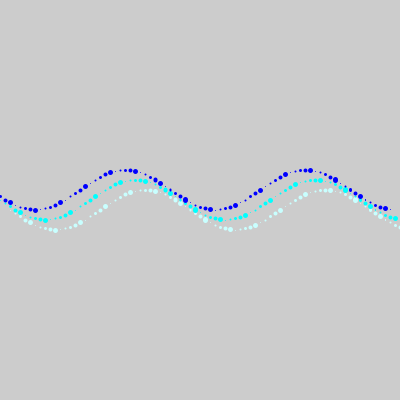
Frame 1 (no input)
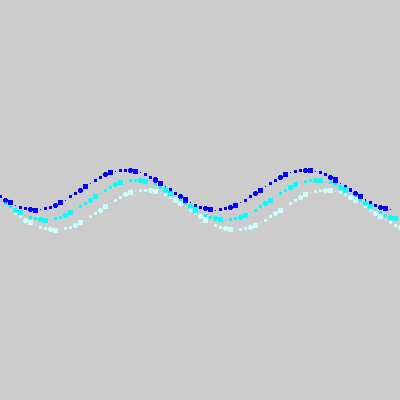
Frame 60 (the mouse pressed at the canvas centre just before this capture)
Frame 120 (the mouse held since frame 60 and released just before this capture): identical to frame 60, image omitted

The Processing sketch that drew these frames (run headless with seeded random() and noise(); from frame 60 on, the mouse is pressed at the canvas centre):

// Processing sketch: exercise_5
// ── exercise_5.pde
void setup() {
  size(400,400);
}

void draw() {
  float angle = 0.0;
  float scaleVal = 20.0;
  float angleInc = PI/18.0;
  float offset = 200;
  int i=1;
  smooth();
  
  // blue wave
  for (int x=0; x<=400; x+=5) {
    float y = offset + sin(angle) * scaleVal;
    strokeWeight(i);
    stroke(0,0,255);
    point(x-10,y-10);
    stroke(0,255,255);
    point(x,y);
    stroke(200,255,255);
    point(x+10,y+10);
    angle+=angleInc;
    if (i==5)
      i = 1;
    else
      i++;
  }
}
